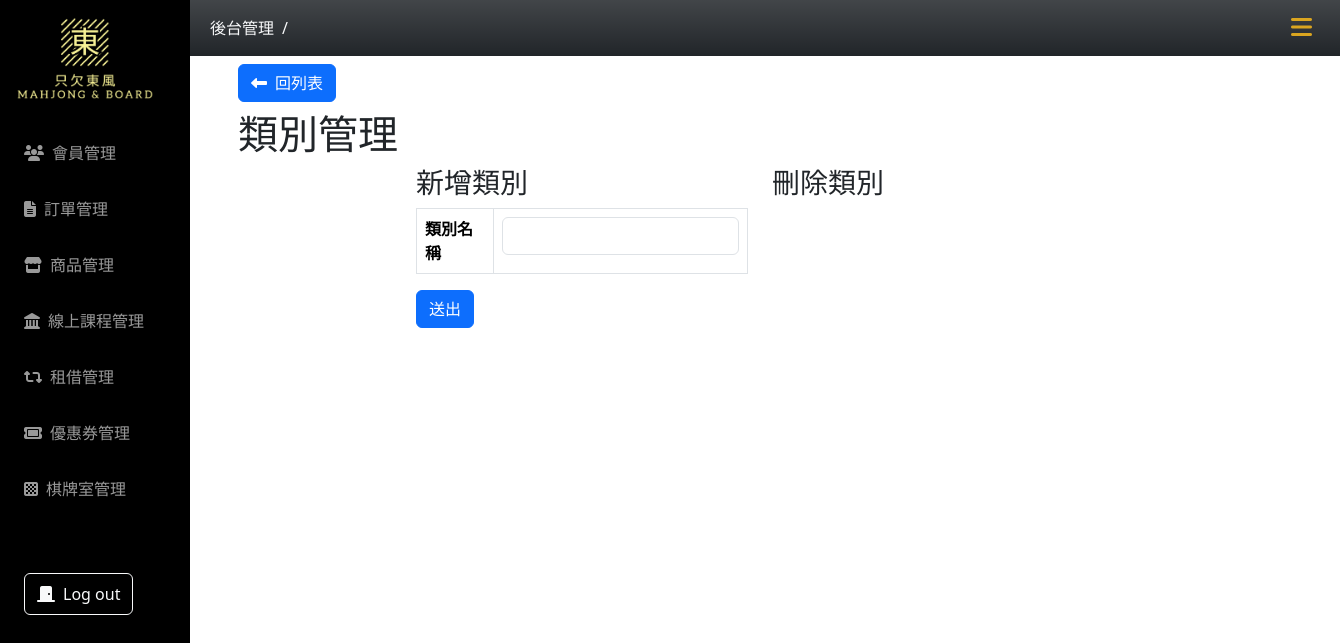
The page /product/addCategory.php on the database as committed earlier.
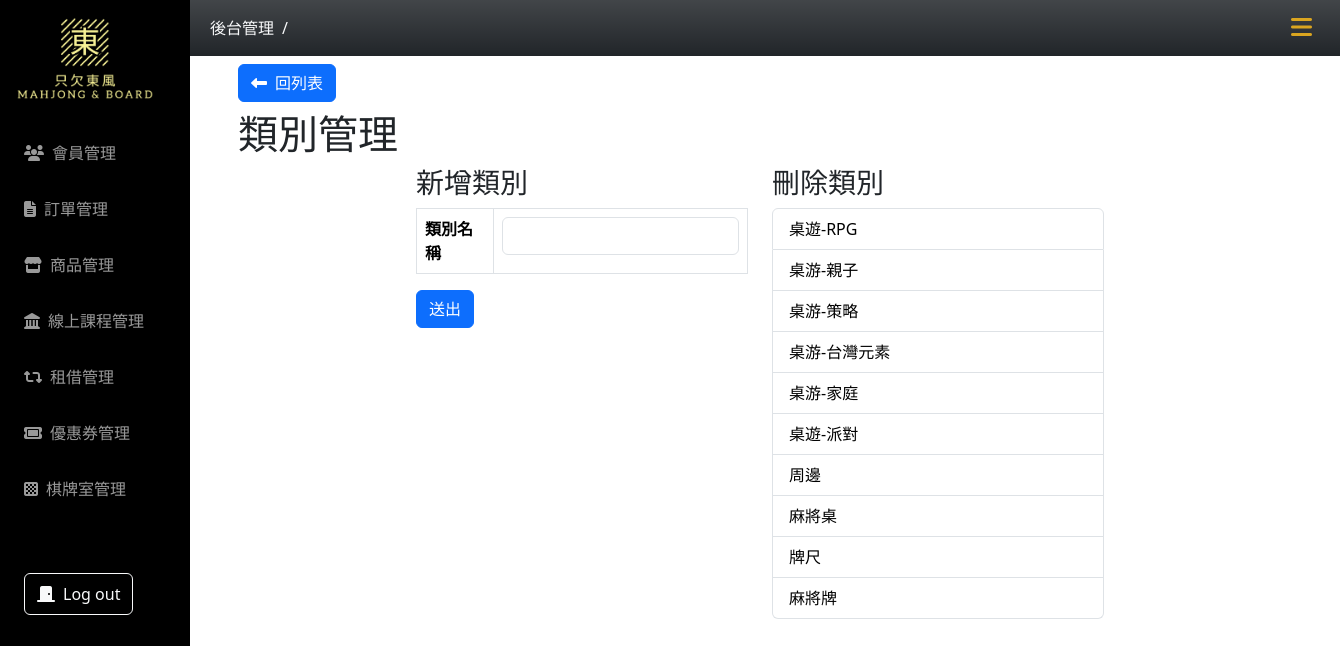
The same page on the database as committed later.
### tables this page shows
CREATE TABLE `product_category` (
  `id` int(5) UNSIGNED NOT NULL COMMENT 'AUTO_INCREMENT',
  `name` varchar(20) NOT NULL,
  `valid` int(11) NOT NULL DEFAULT 1
);

### product/addCategory.php (the view, shortened to what this page needs)
<?php
require_once("../db_connect_mahjong.php");
$sql = "SELECT * FROM product_category WHERE valid = 1 ORDER BY id DESC";
$result = $conn->query($sql);
$rows = $result->fetch_all(MYSQLI_ASSOC);
?>
<!DOCTYPE html>
<html lang="en">
<head>
    <?php include("../css-mahjong.php") ?>
</head>
<body>
    <?php include("../nav.php") ?>
    <div class="container main-content px-5">
        <a href="product-list.php?page=1" class="btn btn-primary my-2"><i class="fa-solid fa-left-long me-2"></i>回列表</a>
        <h1>類別管理</h1>
        <div class="row justify-content-center">
            <div class="col-4">
                <h3 class="mb-2">新增類別</h3>
                <form action="doAddCategory.php" method="post">
                    <table class="table table-bordered">
                        <tr>
                            <th>類別名稱</th>
                            <th><input type="text" name="name" class="form-control"></th>
                        </tr>
                    </table>
                    <button class="btn btn-primary">送出</button>
                </form>
            </div>
            <div class="col-4">
                <h3 class="mb-2">刪除類別</h3>
                <ul class="list-group">
                    <?php foreach ($rows as $category) : ?>
                        <li class="list-group-item list-item deleteBtn" data-id="doDeleteCategory.php?id=<?= $category["id"] ?>" data-bs-toggle="modal" data-bs-target="#deleteBackdrop"><?= $category["name"] ?></li>
                    <?php endforeach; ?>
                </ul>
            </div>
        </div>
    </div>
</body>
</html>

Rows that differ between the two databases and show on the page:
added product_category: name "桌遊-RPG"
added product_category: name "桌游-親子"
added product_category: name "桌游-策略"
added product_category: name "桌游-台灣元素"
added product_category: name "桌游-家庭"
added product_category: name "桌遊-派對"
added product_category: name "周邊"
added product_category: name "麻將桌"
added product_category: name "牌尺"
added product_category: name "麻將牌"
